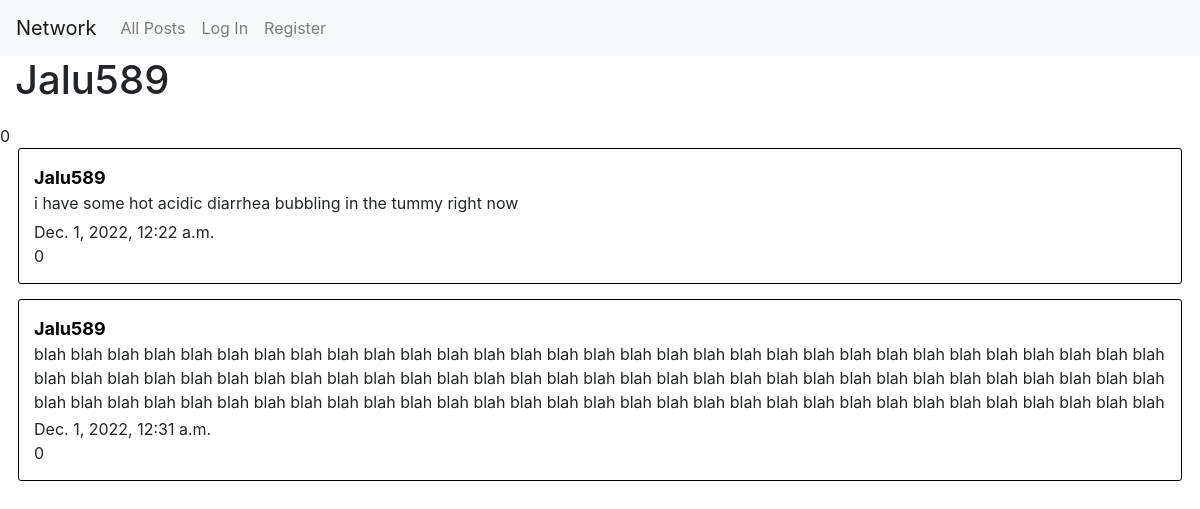
/user/2, run on the app's committed database.
### network/models.py (models this page shows, shortened)
class User(AbstractUser):
    pass

class Post(models.Model):
    content = models.TextField(blank=False)
    poster = models.ForeignKey("User", on_delete=models.CASCADE, related_name="posts")
    like_count = models.IntegerField(default=0)
    timestamp = models.DateTimeField("Time posted", auto_now_add=True)
    likers =  models.ManyToManyField(User, blank=True, related_name="liked")

### network/views.py (the view)
# urls.py: path('user/<int:user_id>', views.user, name="user"),
def user(request, user_id):
    try:
        user = User.objects.get(pk=user_id)
    except User.DoesNotExist:
        return JsonResponse({"error": "User not found."}, status=404)
    posts = Post.objects.filter(poster=user)
    follows = Follow.objects.filter(followee=user_id)
    followers = []
    for follow in follows:
        followers.append(follow.follower)
    return render(request, "network/user.html", {
        "username": user,
        "posts": posts,
        "followers": followers
    })

### network/templates/network/user.html (shortened to what this page needs)
{% extends "network/layout.html" %}
{% load static %}
{% block body %}
{% if user != username and user.is_authenticated %}
<div class="user-follow">
    <h1 id="follow-name">{{username}}</h1>
    <p id="follow-count">{{ followers|length }} follower{% if followers|length != 1%}s{%endif%}</p>
    <button id="follow-button" class="btn btn-primary" value={{username}}>
        {% if user in followers %}
        Unfollow
        {% else %}
        Follow
        {% endif %}
    </button>
</div>
{% else %}
<h1>{{username}}</h1>
<p>{{ followers|length }}</p>
{% endif %}
{% for post in posts %}
<div class="post">
    <a class="post-user" href="{% url 'user' post.poster.id %}">{{post.poster}}</a>
    <p class="post-content">{{post.content}}</p>
    <p class="timestamp">{{post.timestamp}}</p>
    <p>{{post.like_count}}</p>
</div>
{% endfor %}
{% endblock %}

### network/static/network/styles.css (style rules this page uses)
body { margin: 0; padding: 0; }
p { margin-top: 0px; margin-bottom: 0px; }
h1 { margin-left: 15px; margin-bottom: 20px; }
#new-post, .post { width: 97%; margin: auto; border: 0.5px solid black; border-radius: 3px; padding: 15px; margin-bottom: 15px; }
.post-user { font-size: 18px; color: black; font-weight: 700; }
.post-content { margin-bottom: 5px; max-height: 70px; overflow: hidden; }

### data on the page
User: username "Jalu589"
Post: poster "Jalu589", content "i have some hot acidic diarrhea bubbling in the tummy right now", timestamp "Dec. 1, 2022, 12:22 a.m.", like_count "0"
Post: poster "Jalu589", content "blah blah blah blah blah blah blah blah blah blah blah blah blah blah blah blah blah blah blah blah blah blah blah blah blah blah blah blah blah blah blah blah blah blah blah blah blah blah blah blah blah blah blah blah blah blah blah blah blah blah blah blah blah blah blah blah blah blah blah blah blah blah blah blah blah blah blah blah blah blah blah blah blah blah blah blah blah blah blah blah blah blah blah blah blah blah blah blah blah blah blah blah blah…", timestamp "Dec. 1, 2022, 12:31 a.m.", like_count "0"

### other printed values
{{ followers|length }} "0"
